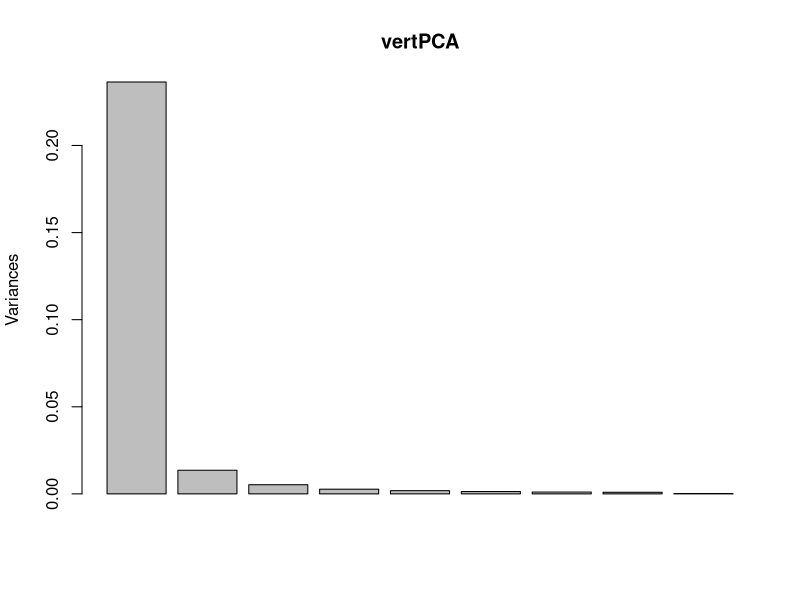
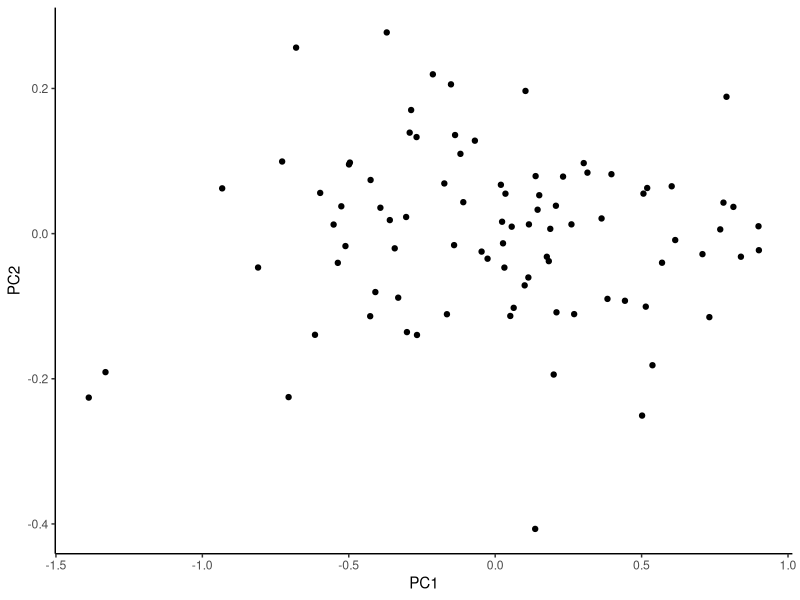
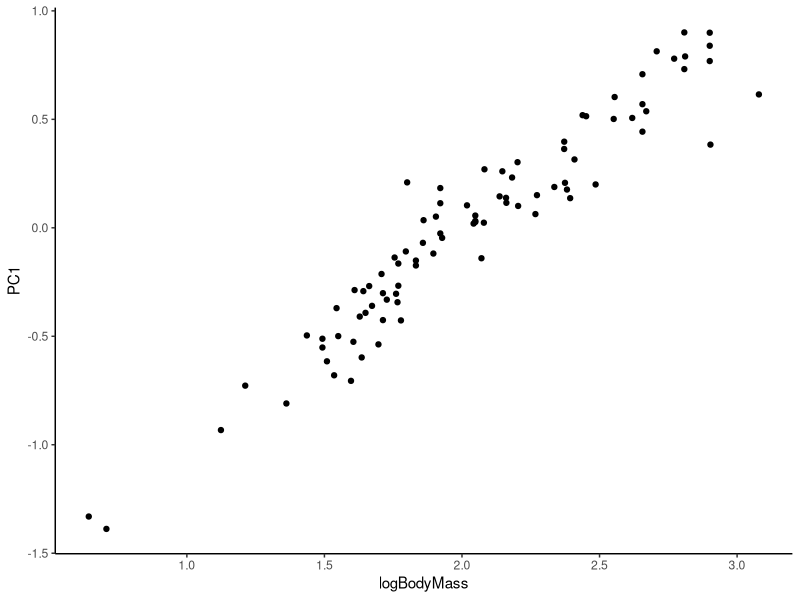
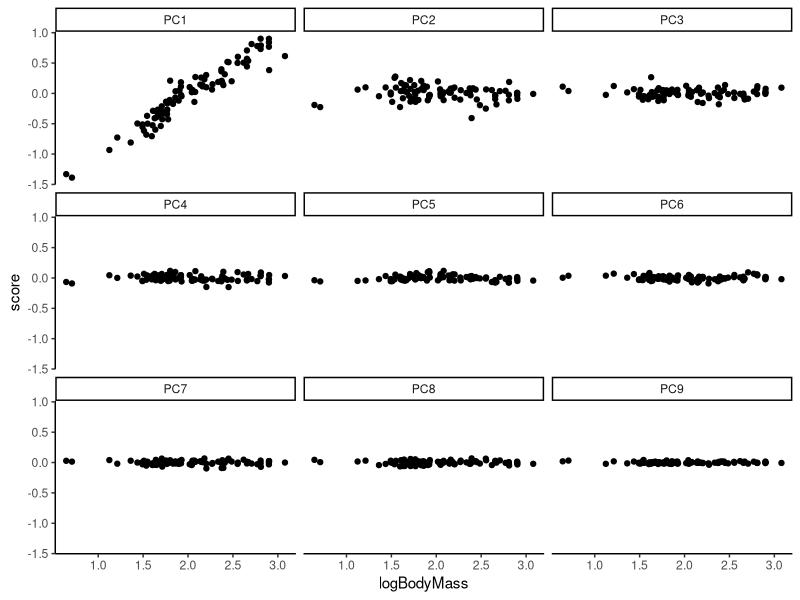
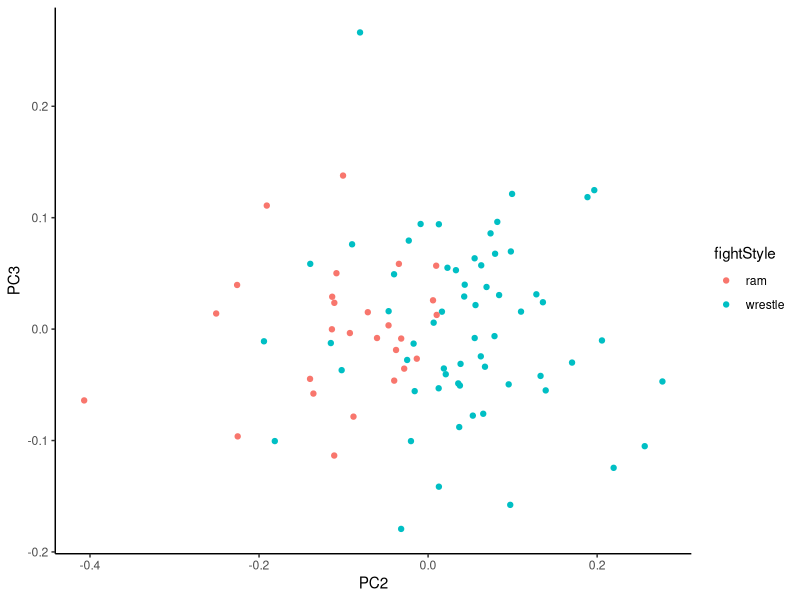
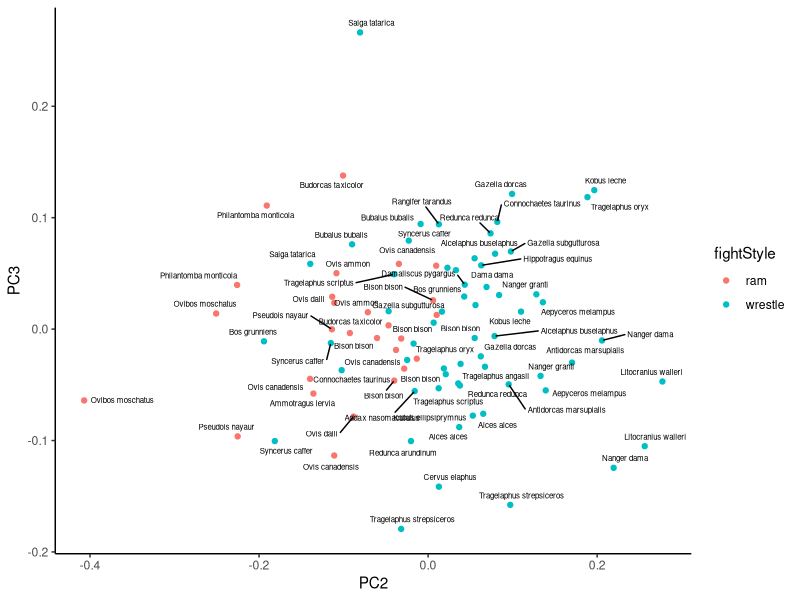

These charts were generated, in order, by the following R code:
## ---- chunk 1
knitr::opts_chunk$set(echo = TRUE)
## ---- chunk 2
library(tidyverse)
library(ggrepel)
## ---- chunk 3
vertData_tbl <- as_tibble(read.csv("ruminant_vert_morph_data.csv"))

vertData_tbl
## ---- chunk 4
vertData_tbl %>%  # take our vertData_tbl 'and then' do the following:
  select(-X,-type, logBMSS) %>%  #remove columns we don't need for PCA
  filter(!is.na(value)) %>%  #remove NAs -- not necessary, prcomp will handle it, but nice to do
  filter(vertebra == 'C2') %>% #filter the data by row so that we're using just the measurements from the second cervical vertebra (C2)
  mutate(measureName = str_replace_all( #add a new column with full names of measurements for non-morphologists
    measure,
    c("CH" = "centrumHeight", 
      "CL" = "centrumLength", 
      "CW" = "centrumWidth",
      "DL" = "densLength",
      "DW" = "densWidth",
      "NSL" = "neuralSpineLength",
      "NSLA" = "neuralSpineLeverArm",
      "preZD" = "preZygDist",
      "TPLA" = "transProcessLeverArm"
      )
  )) 
## ---- chunk 5
vertData <-
  vertData_tbl %>%  #all the same stuff as above, but now saving it as a new tibble
  select(-X, -type, logBMSS) %>%
  filter(!is.na(value)) %>%
  filter(vertebra == 'C2') %>% #
  mutate(measureName = str_replace_all(measure,
    c(
      "CH" = "centrumHeight",
      "CL" = "centrumLength",
      "CW" = "centrumWidth",
      "DL" = "densLength",
      "DW" = "densWidth",
      "NSL" = "neuralSpineLength",
      "NSLA" = "neuralSpineLeverArm",
      "preZD" = "preZygDist",
      "TPLA" = "transProcessLeverArm"
    )
  )) %>%
  select(catNum, measureName,logValue, sex, spp, logBodyMass = logBMSS, fightStyle) #select columns we want in different order, rename body mass column

vertData #view the new tibble
## ---- chunk 6
vertData %>% 
  distinct(measureName)

vertData %>% 
  distinct(spp)

vertData %>% 
  distinct(catNum)
## ---- chunk 7
wideData <- vertData %>% 
  spread(key = measureName, value = logValue) #now each specimen has its own row with 9 vertebral measurements

wideData
## ---- chunk 8
vertPCA <- prcomp(wideData[,6:14])
## ---- chunk 9
summary(vertPCA)
## ---- chunk 10
screeplot(vertPCA)
## ---- chunk 11
vertPCA$rotation # this is the matrix of variable loadings (eigenvectors)

vertPCA$x #this gives the PC scores for each specimen on each component (centered data multipled by the rotation matrix) (row numbers correspond to the initial data rows)

vertPCA$sdev #standard deviations of each PC, aka square roots of eigenvalues
## ---- chunk 12
vertPCscores <- vertPCA$x %>% 
  as_tibble() %>% #convert PC scores (vertPCA$x) to tibble
  add_column(catNum = wideData$catNum) %>%  #add catalog numbers from df used for PCA (unique identifiers)
  right_join(wideData, by = 'catNum') %>% #rejoin the PC scores to wideData tibble
  select(catNum:fightStyle, PC1:PC9) #select name, sex, fighting style columns and PC scores

vertPCscores
## ---- chunk 13
 vertPCscores %>%   
  ggplot(aes(x = PC1, y = PC2)) +
  geom_point() +
  theme_classic()
## ---- chunk 14
vertPCscores %>%   
  ggplot(aes(x = logBodyMass, y = PC1)) +
  geom_point() +
  theme_classic()
## ---- chunk 15
vertPCscores %>% 
  gather(PC1:PC9, key = 'PC', value = "score") %>% #this is the opposite of spread; make a wide dataframe narrow
  ggplot(aes(logBodyMass, score)) +
  geom_point() +
  facet_wrap(vars(PC)) + #add a facet for each PC we want to look at
  theme_classic()
## ---- chunk 16
vertPCscores %>%   
  ggplot(aes(x = PC2, y = PC3)) +
  geom_point(aes(colour = fightStyle)) +
  theme_classic()
## ---- chunk 17
vertPCscores %>%   
  ggplot(aes(x = PC2, y = PC3)) +
  geom_point(aes(colour = fightStyle)) +
  theme_classic() +
  geom_text_repel(aes(label = spp), size = 2)#the labels are messy but at this stage they can help you ID outliers, examine trends, etc
